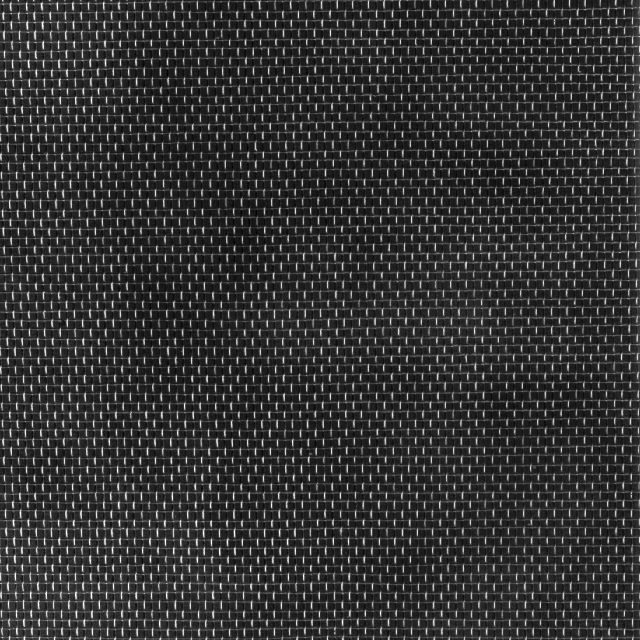
#> input picture texturas/D6.bmp, 640 x 640 px
$ jupyter execute --allow-errors Texturas.ipynb   (older library calls are emulated)
#> lines starting #> are read from the running program, lines starting #| are printed output that depends on the picture
[cell 1]
#Importamos librerias utiles
import pandas as pd
import numpy as np
import cv2
import matplotlib.pyplot as plt
from skimage.feature import greycomatrix
from skimage.feature import greycoprops
from sklearn.naive_bayes import CategoricalNB
from sklearn.model_selection import train_test_split
from sklearn import svm
from sklearn.model_selection import cross_val_score
from sklearn.model_selection import cross_val_predict
from sklearn.model_selection import ShuffleSplit
from sklearn.metrics import accuracy_score
from sklearn import preprocessing
#leemos nuestras imagenes de textura(serán 4):
tex1 = cv2.imread('texturas/D6.bmp',cv2.IMREAD_GRAYSCALE)
#> tex1 is the input picture: shape (640, 640); min 0, max 255, mean 52.2
tex2 = cv2.imread('texturas/D64.bmp',cv2.IMREAD_GRAYSCALE)
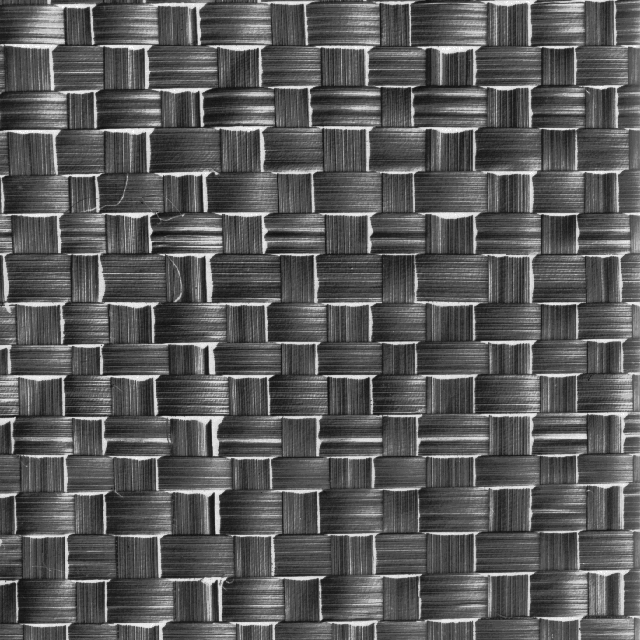
#> input picture texturas/D64.bmp, 640 x 640 px
#> tex2 is the input picture: shape (640, 640); min 14, max 255, mean 88.9
tex3 = cv2.imread('texturas/D49.bmp',cv2.IMREAD_GRAYSCALE)
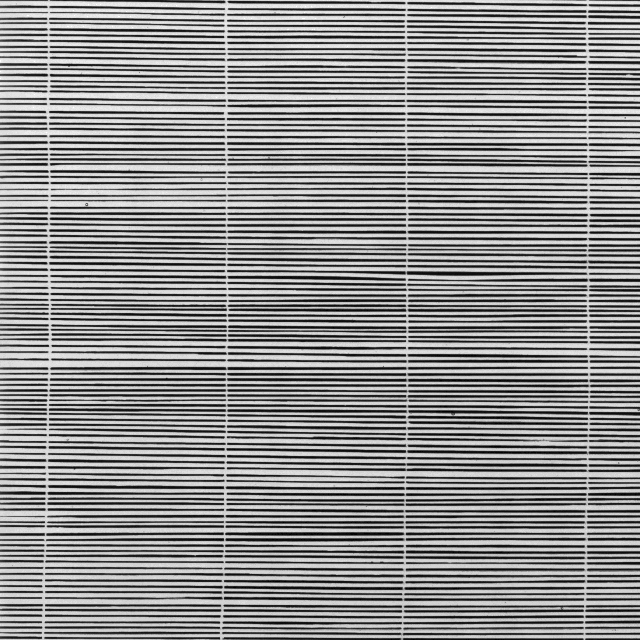
#> input picture texturas/D49.bmp, 640 x 640 px
#> tex3 is the input picture: shape (640, 640); min 0, max 255, mean 142.1
tex4 = cv2.imread('texturas/D101.bmp',cv2.IMREAD_GRAYSCALE)
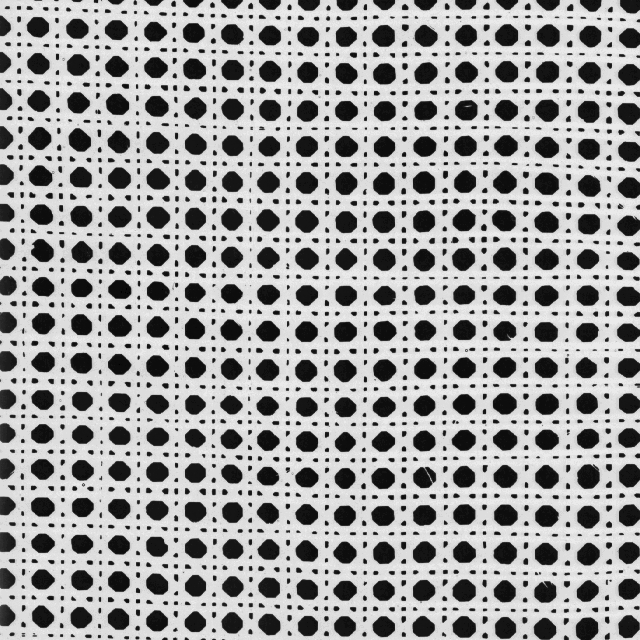
#> input picture texturas/D101.bmp, 640 x 640 px
#> tex4 is the input picture: shape (640, 640); min 0, max 234, mean 160
#metemos las imagenes a una lista o bolsa de imagenes
bolsa = [tex1,tex2,tex3,tex4]

#Vemos las imagenes con el visor para tener una idea del tamaño de la ventana
for imagen in bolsa:
    cv2.imshow('Texturas',imagen)
    cv2.waitKey(0)
    cv2.destroyAllWindows()
#> this loop made 4 passes

Para tex1 Dado que los bloques son uniformes y alineados. Consideramos un tamaño de ventana de (128,128), considerando que la imagen tiene dimensiones de 640x640 pixeles entonces tendremos a lo largo y a lo ancho 5 ventanas.
Para tex2 tenemos un patron uniforme por lo que consideramos tamaño de la ventana de (107,84). Para este tamaño encontramos un periodo de la red simetrica. Dadas las dimensiones de la imagen y que queremos que se ajuste un numero entero de ventanas a lo largo y ancho de la red, entonces extendemos las dimensiones a (128,128).
Para tex3 debido a que no existe una periodicidad bidireccional, vamos a considerar un tamaño de (128,128).
En tex4 observamos una curvatura inherente a la imagen por lo que vamos a considerar un tamaño equivalente a nueve unidades de la imagen para asi evitar ruido debido a esta curvatura. Este tamaño equivale a una ventana de dimension (114,110). De nuevo debido a las dimensiones de la imagen, el tamaño de la ventana a considerar sera de (128,128).
Note que las redes de las imagenes son altamente periodicas y simetricas, por lo que consideramos que no existe una gran variacion en cuanto a los valores de intensidad y textura con respecto a los pixeles vecinos, es decir, unicamente tomaremos los valores de 25 ventanas para todos los casos

[cell 2]
#probamos con la matriz de ejemplo del tutorial de texturas proporcionado por
#los profesores. El pdf puede encontrarse en la siguiente direccion:
#https://prism.ucalgary.ca/handle/1880/51900
#la prueba sirve para entender la funcion proporcionada por scikit-image
image = np.array([[0, 0, 1, 1],[0, 0, 1, 1],[0, 2, 2, 2],[2, 2, 3, 3]], dtype=np.uint8)
resultado = greycomatrix(image,distances=[1],angles=[0],levels=4,symmetric=True)
glcm = resultado[:,:,0,0]
print(glcm)
contraste = greycoprops(resultado,'contrast')
contraste[0][0]

La Documentacion de scikit image de la funcion greycopropos nos proporciona 6 propiedades de la imagen a partir de la matriz GCLM. Estas seis propiedades son: Contraste, disimilitud, homogeneidad, ASM, energia y correlacion. Una imagen de la misma documentacion se muestra a continuacion.

[cell 3]
#Dado que forzamos que las ventanas entren en las imagenes (es decir evitamos algun tipo
#de overflow) simplemente debemos hacer dos ciclos for que iteren sobre la imagen
#de acuerdo al tamaño de la ventana y para cada iteracion calcular la matriz GCLM
#para asi obetener los valores deseados y guardarlos en un array.

#Primero creamos un array donde almacenaremos los valores, segun el tamaño de la ventana.
#Las dimensiones del array son (4,6,25), 4 porque cada dimension corresponderá a una imagen de textura
#6 porque son 6propiedades y 25 ya que recorreremos la ventana 25 veces (cubriremos la imagen con 25 ventanas)
propiedades = np.zeros((4,25,6),dtype=float)

#creamos una variable auxiliar para contar las imagenes analizadas en el ciclo for
contadorImagen = 0
#creamos los ciclos de iteracion
#iteramos sobre todas las imagenes
#> (the rest of this cell did not finish here and is left out)

[cell 4]
#creamos cuatro data frames (uno por cada imagen) con las propiedades que obtuvimos previamente
#esto se hace por si se desea guardar la informacion en archivos csv, txt, data etc.
textura1 = pd.DataFrame(propiedades[0])
textura2 = pd.DataFrame(propiedades[1])
textura3 = pd.DataFrame(propiedades[2])
textura4 = pd.DataFrame(propiedades[3])

#renombramos los nombres de las columnas de cada Df:
textura1.rename(columns={0:'Contraste',1:'Disimilitud',2:'Homegeneidad',3:'ASM',4:'Energia',5:'Correlacion'}, inplace=True)
textura2.rename(columns={0:'Contraste',1:'Disimilitud',2:'Homegeneidad',3:'ASM',4:'Energia',5:'Correlacion'}, inplace=True)
textura3.rename(columns={0:'Contraste',1:'Disimilitud',2:'Homegeneidad',3:'ASM',4:'Energia',5:'Correlacion'}, inplace=True)
textura4.rename(columns={0:'Contraste',1:'Disimilitud',2:'Homegeneidad',3:'ASM',4:'Energia',5:'Correlacion'}, inplace=True)

[cell 5]
#apartir de aqui ya tenemos nuestros vectores de atributos X o variables independientes. Hay que agregar las variables
#dependientes Y. Dado que tenemos 5 clases o categorias tenemos que hacer 5 vectores de dimension (25,1) para
#cada clase y entrenaremos primero un clasificador Bayesiano ingenuo categorico. La dimension de 25 es porque
#tenemos 25 datos de cada clase. Asignaremos valor 1 a la imagen tex1, 2 a la tex2, etc
yTex1 = np.ones((propiedades[0].shape[0]),dtype=int)
yTex2 = 2*np.ones((propiedades[1].shape[0]),dtype=int)
yTex3 = 3*np.ones((propiedades[2].shape[0]),dtype=int)
yTex4 = 4*np.ones((propiedades[3].shape[0]),dtype=int)

#creamos una nueva columna para cada dataframe llamada clase y en dicha columna ponemos el valor de la clase
textura1['Clase'] = yTex1
textura2['Clase'] = yTex2
textura3['Clase'] = yTex3
textura4['Clase'] = yTex4

#creamos un nuevo Dataframe que contendra los 4 df.
Datos = pd.concat([textura1,textura2,textura3,textura4],ignore_index=True)
Datos.head(5)

[cell 6]
#definimos nuestros conjuntos de entrenamiento de acuerdo a el df Datos
xTrain = (Datos.drop(columns=['Clase'])).to_numpy()
yTrain = (Datos['Clase']).to_numpy()
#definimos y entrenamos nuestro clasificador categorico de bayes
categoricaBayes = CategoricalNB()
categoricaBayes.fit(xTrain,yTrain)

[cell 7]
#Validacion cruazada. Este metodo no se usa ya que no supe como ajustar los parametros que provee
#la validacion cruzada
maquinaSoporte = svm.SVC(kernel='linear', C=1)
scores = cross_val_score(maquinaSoporte, xTrain, yTrain, cv=5)
predicted = cross_val_predict(maquinaSoporte, xTrain, yTrain, cv=5)
predicted

[cell 8]
#Esta parte tambien es para la validacion cruzada de K particiones, pero no se uso por el mismo problema
#comentado en la celda anterior
#Instanciamos una clase de SuffleSplit con 5 particiones, 20% de datos para test y una semilla para que
#obtener resultados reproducibles
rs = ShuffleSplit(n_splits=5, test_size=.20, random_state=0)
#creamos un entero auxiliar que nos ayudara a guardar los parametros en un array
cont = 6
#creamos un array que contendra los parametros de cada particion. Por defecto, un entrenamiento
#de svm va a dar un array de 6,6 con los parametros
parametros = np.zeros((30,6),dtype=float)
#para cada particion creada por la clase ShuffleSplit
for train_index, test_index in rs.split(xTrain):
    #define el modelo SVC de suport machine vector de sckitlear y llamalo mm
    mm = svm.SVC(kernel='linear', C=1)
    #entrena con los datos de entrenamiento cuyo indice corresponde a los indices de entrenamiento
    #dados por la clase Shuffle
    mm.fit(xTrain[train_index],yTrain[train_index])
    #define una variable j que contendra las predicciones de cada iteracion, con los indices de test
    j = mm.predict(xTrain[test_index])
    #imprime el accurracy score de yTrain y j, note que deben ser los mismos indices para el caso de la
    #prediccion y yTrain
    print(accuracy_score(yTrain[test_index], j))
    #guarda en la matriz de parametros, los parametros arrojados por el SVC
    parametros[cont-6:cont,:]=mm.coef_
    #incrementa iterativamente el entero auxiliar
    cont+=6

[cell 9]
#Leemos nuestra imagen de preuba y la mostramos
prueba = cv2.imread('texturas/imgCompuesta1.png',cv2.IMREAD_GRAYSCALE)
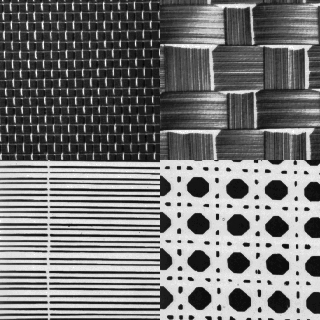
#> input picture texturas/imgCompuesta1.png, 320 x 320 px
#> prueba is the input picture: shape (320, 320); min 0, max 255, mean 117.4
plt.imshow(prueba,cmap='gray')
plt.show()

[cell 10]
#creamos un array del mismo tamaño de la imagen de prueba del tipo uint8 (escala de gris), una para
#Naive y otra para SVM (N para naive)
imagenvalidadaN = np.zeros((prueba.shape),dtype=np.uint8)
imagenvalidadaS = np.zeros((prueba.shape),dtype=np.uint8)
#creamos un array de 1 fila 6 columnas para almacenar temporalmente las propiedades obtenidas para cada ventana
#con estas propiedades vamos a usar los modelos Naive y SVM para clasificar y/o predecir a que clase pertenece
propiedades1=np.zeros((1,6),dtype=float)
#iteramos sobre las filas con centro en 20 hasta 320 con paso 40
#> (the rest of this cell did not finish here and is left out)

[cell 11]
#graficamos ambas imagenes que acabamos de obtener con todo y descripcion
f, axarr = plt.subplots(1,2,figsize=(15,15))
f.suptitle('Validacion para tamano de ventana en imagen original de 128x128 (25 datos por clase)', fontsize=15)
axarr[0].set_title('NaiveBayes',fontsize=15)
axarr[0].imshow(imagenvalidadaN,cmap='gray')
axarr[1].set_title('SVM',fontsize=15)
axarr[1].imshow(imagenvalidadaS,cmap='gray')
plt.show()
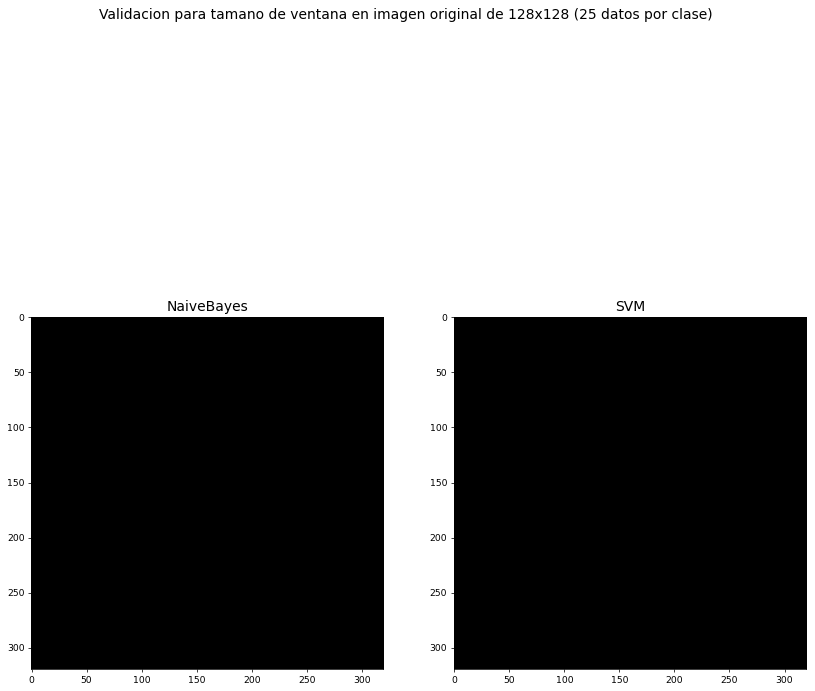
#> figure drawn by matplotlib, 2 panels

## Apartir de aqui es inverosimil repetir codigo asi que decidi crear funciones para limitar un poco el codigo. Si bien es cierto las funciones no generalizan todo el codigo si nos ahorra unas cuantas lineas

[cell 12]
#funcion para obtener las caracteristicas de la GLCM dada una imagen y un tamaño de ventana (solo funciona para imagenes cuadradas)
def caracteristicas(tamano,Imagen):
    #definimos matriz que contendra las propiedades. las dimensiones dependen del tamano de la imagen y el tamano de la ventana
    #son seis columnas porque solo se obtienen 6 carcateristicas de la GLCM
#> called with tamano = 64
    propiedades = np.zeros((round(Imagen.shape[0]/tamano)**2,6),dtype=float)
    #valor auxiliar que nos ayuda a contar en que ventana estamos 0 al inicio, 1 a la siguiente, 2 a la siguiente etc
    contadorVentana = 0
    #calculamos el centro de la ventana depende del tamaño dado de la ventana dividido por dos
    centro = round(tamano/2)
    #iteramos sobre las filas comenzando desde el centro hasta el tamaño de la imagen con paso tamaño de la ventana
    for filas in range(centro,Imagen.shape[0],tamano):
        #iteramos sobre las columnas comenzando desde el centro hasta el tamaño de la imagen con paso tamaño de la ventana
        for columnas in range(centro,Imagen.shape[0],tamano):
            #dados los valores de filas y columnas recorremos la ventana, el valor de la ventana sera un array con
            #dimensiones filasxcolumnas y sus valores seran unicamente los que corresponden a la imagen dada en la posicion
            #de la ventana
            ventana = Imagen[filas-centro:filas+(centro+1),columnas-centro:columnas+(centro+1)]
            #definimos la GLCM a partir del array ventana, considera distancia 1 de cada pixel dentro de la ventana y angulo cero
            GLCM = greycomatrix(ventana,distances=[1],angles=[0],symmetric=True)
            #calculamos las propiedades a partir de la GLCM
            contraste = greycoprops(GLCM,'contrast')
            disimilitud = greycoprops(GLCM,'dissimilarity')
            homogeneidad = greycoprops(GLCM,'homogeneity')
            asm = greycoprops(GLCM,'ASM')
            energia = greycoprops(GLCM,'energy')
            correlacion = greycoprops(GLCM,'correlation')
            #guardamos en la matriz propiedades en la fila contadorVentana los valores que calculamos de las propiedades
            propiedades[contadorVentana]=(contraste,disimilitud,homogeneidad,asm,energia,correlacion)
            #incrementa iterativamente el valor de contadorVentana en 1
            contadorVentana+=1
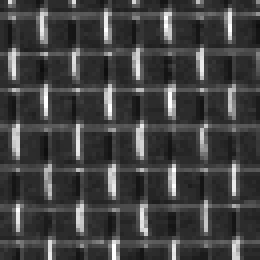
#> ventana: shape (65, 65) (shown 4 times larger); min 13, max 255, mean 66
#> after the loop, contadorVentana = 0
    #Al terminar regresa la matriz propiedades
    return propiedades

#> (a cell that did not finish here is left out)

#> (a cell that did not finish here is left out)

[cell 15]
#funcion para validacion que come un tamaño de ventana para validar, la imagen a validar y el modelo que va a hacer prediccion
def validacion(tamano, Imagen, modelo):
    #creamos la imagen de validacion de las mismas dimensiones que la imagen de entrada
#> called with tamano = 40
    imagenValidada = np.zeros((Imagen.shape),dtype=np.uint8)
    #creamos un array de 1 fila 6 columnas para almacenar temporalmente las propiedades obtenidas para cada ventana
    #con estas propiedades vamos a usar el modelo de entrada para clasificar y/o predecir a que clase pertenece
    propiedades = np.zeros((1,6), dtype=float)
    #calculamos el centro de la ventana que depende del mismo tamaño de ventana
    centro = round(tamano/2)
    #iteramos sobre las filas con centro hasta el tamaño de la imagen con paso tamano
    for filas in range(centro,Imagen.shape[0],tamano):
        #iteramos sobre las columnas con centro hasta el tamaño de la imagen con paso tamano
        for columnas in range(centro,Imagen.shape[0],tamano):
            #dados los valores de filas y columnas recorremos la ventana, el valor de la ventana sera un array con
            #dimensiones filasxcolumnas y sus valores seran unicamente los que corresponden a la imagen dada en la posicion
            #de la ventana
            ventana = Imagen[filas-centro:filas+(centro+1),columnas-centro:columnas+(centro+1)]
            #definimos la GLCM a partir del array ventana, considera distancia 1 de cada pixel dentro de la ventana y angulo cero
            GLCM = greycomatrix(ventana,distances=[1],angles=[0],symmetric=True)
            #calculamos las propiedades a partir de la GLCM
            contraste = greycoprops(GLCM,'contrast')
            disimilitud = greycoprops(GLCM,'dissimilarity')
            homogeneidad = greycoprops(GLCM,'homogeneity')
            asm = greycoprops(GLCM,'ASM')
            energia = greycoprops(GLCM,'energy')
            correlacion = greycoprops(GLCM,'correlation')
            #rellenamos nuestra matriz (vector de propiedades) definida previamente con los valores que acabamos de calcular
            propiedades[0,:] =(contraste[0][0],disimilitud[0][0],homogeneidad[0][0],asm[0][0],energia[0][0],correlacion[0][0])
            #definimos la prediccion como la prediccion del modelo usando el array de propiedades recien calculado
            prediccion = modelo.predict(propiedades)
            #Si la prediccion dice que es clase 1, entonces rellenamos a la imagen validada con ceros, en la posicion en la
            #que se encuentre nuestra ventana
            if prediccion[0] == 1:
                imagenValidada[filas-centro:filas+(centro+1),columnas-centro:columnas+(centro+1)] = 0
            #si la prediccion fue 2 entonces rellenamos a la imagen validada con 63, en la posicion en la
            #que se encuentre nuestra ventana
            elif prediccion[0] == 2:
                imagenValidada[filas-centro:filas+(centro+1),columnas-centro:columnas+(centro+1)] = 63
            #si la prediccion fue 3 entonces rellenamos a la imagen validada con 127, en la posicion en la
            #que se encuentre nuestra ventana
            elif prediccion[0] == 3:
                imagenValidada[filas-centro:filas+(centro+1),columnas-centro:columnas+(centro+1)] = 127
            #si la prediccion fue 4 entonces rellenamos a la imagen validada con 127, en la posicion en la
            #que se encuentre nuestra ventana
            else:
                imagenValidada[filas-centro:filas+(centro+1),columnas-centro:columnas+(centro+1)] = 255
#> imagenValidada: shape (320, 320); every value is 0
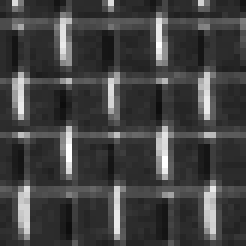
#> ventana: shape (41, 41) (shown 6 times larger); min 13, max 255, mean 66.2
#> after the loop, propiedades = [[2100.4, 25, 0.188, 0.00741, 0.0861, 0.498]]
    #regresamos la imagen validada
    return imagenValidada
